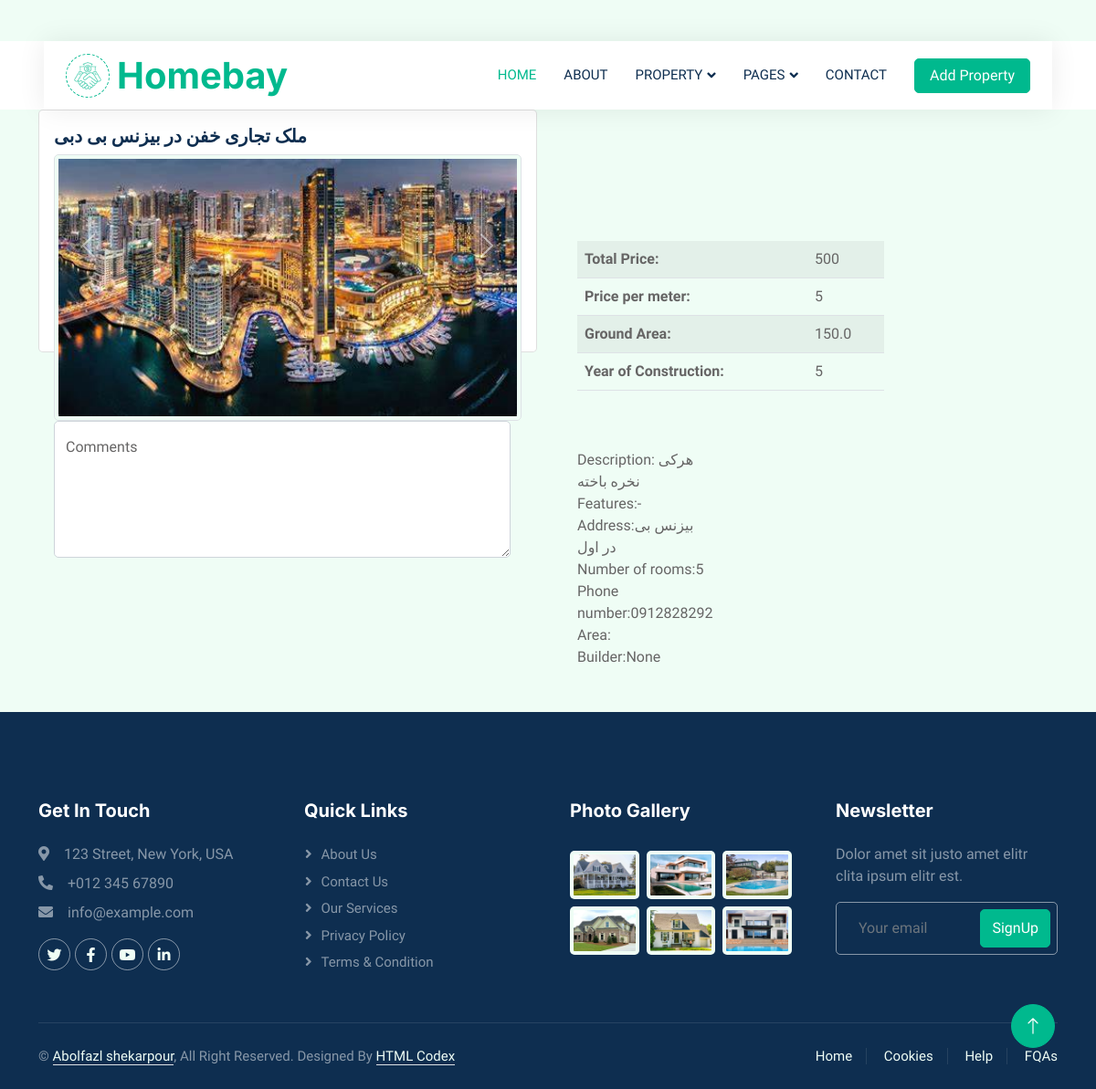
Page /detail/1/ on the committed database.
### RealState/models.py (models this page shows, shortened)
class Property(models.Model):
    title = models.CharField(max_length=200)
    description = models.TextField( max_length=2000)
    address = models.TextField(max_length=300)
    phone_number = models.CharField(max_length=10)
    Year_of_Construction= models.DecimalField(max_digits=4,decimal_places=0)
    Number_of_rooms= models.DecimalField(max_digits=2 ,decimal_places=0)
    Ground_Area=models.FloatField()
    Features=models.TextField(max_length=4000)
    Total_Price=models.DecimalField(max_digits=14,decimal_places=0)
    Price_per_meter=models.DecimalField(max_digits=14,decimal_places=0)
    area = models.ForeignKey(Area,on_delete=models.CASCADE)
    Builder = models.ForeignKey(Builder,on_delete=models.CASCADE,null=True, blank=True , related_name='builder')
    Bathroom = models.DecimalField(max_digits=2 ,decimal_places=0,default=0)
    class Meta:
        ordering = ['id']

class Property_Images(models.Model):
    picture = models.ImageField(null=True, blank=True , upload_to ='images')
    property = models.ForeignKey(Property,on_delete=models.CASCADE , related_name='pictures')

### RealState/views.py (the view)
# urls.py: path('detail/<int:pk>/', detail , name='detail'),
def detail(request,pk=None):
    property = get_object_or_404(Property , pk=pk)
    return render(request, 'detail.html',{'property': property})

### RealState/templates/detail.html (shortened to what this page needs)
{% extends 'base.html' %}
{% load humanize %}
{% block content %}
<section class="properties">
    <div class="container">
        <div class="row">
            <div class="col-md-6">
                <div class="card property-card">
                    <div class="card-body">
                        <h5 class="card-title">{{ property.title }}</h5>
                        <div id="propertyImageCarousel" class="carousel slide" data-bs-ride="carousel" style="width: 100%; height: 200px;">
                            <div class="carousel-inner">
                                {% for image in property.pictures.all %}
                                    <div class="carousel-item{% if forloop.first %} active{% endif %}">
                                        <img src="{{ image.picture.url }}" alt="Property Image" class="d-block w-100 img-thumbnail" />
                                    </div>
                                {% endfor %}
                            </div>
                            <button class="carousel-control-prev" type="button" data-bs-target="#propertyImageCarousel" data-bs-slide="prev">
                                <span class="carousel-control-prev-icon" aria-hidden="true"></span>
                            </button>
                            <button class="carousel-control-next" type="button" data-bs-target="#propertyImageCarousel" data-bs-slide="next">
                                <span class="carousel-control-next-icon" aria-hidden="true"></span>
                            </button>
                            <div class="col-md-4">
                           <div class="form-floating">
                              <textarea class="form-control"
                               placeholder="Leave a comment here"
                              id="floatingTextarea2"
                                style="width: 500px;
                                      height: 150px"></textarea>
                               <label for="floatingTextarea2">Comments</label>
                          </div>
                        </div>
                    </div>
                </div>
            </div>
        </div>
            <div class="col-md-4"><br /><br /><br /><br /><br /><br />
                <div style="text-align: left; margin-left: 20px;">
                    <table class="table table-striped" style="width: 100%;">
                        <tbody>
                            <tr>
                                <th>Total Price:</th>
                                <td>{{ property.Total_Price }}</td>
                            </tr>
                            <tr>
                                <th>Price per meter:</th>
                                <td>{{ property.Price_per_meter }}</td>
                            </tr>
                            <tr>
                                <th>Ground Area:</th>
                                <td>{{ property.Ground_Area }}</td>
                            </tr>
                            <tr>
                                <th>Year of Construction:</th>
                                <td>{{ property.Year_of_Construction }}</td>
                            </tr>
                        </tbody>
                    </table>
                    <div class="col-md-5"><br /><br />
                        Description: {{ property.description }}
                        <br />
                        Features:{{ property.Features }}
                        <br />
                        Address:{{ property.address }}
                        <br />
                        Number of rooms:{{ property.Number_of_rooms }}
                        <br />
                        Phone number:{{ property.phone_number }}
                        <br />
                        Area:{{ property.Area }}
                        <br />
                        Builder:{{ property.Builder }}
                    </div>
                </div>
            </div>
            </div>
        </div>
</section>
{% endblock %}

### RealState/static/css/style.css (style rules this page uses)
:root { --primary: #00B98E; --secondary: #FF6922; --light: #EFFDF5; --dark: #0E2E50; }

### rows in the picture
Property: title "ملک تجاری خفن در بیزنس بی دبی", Total_Price "500", Price_per_meter "5", Ground_Area "150.0", Year_of_Construction "5", description "هرکی نخره باخته", Features "-", address "بیزنس بی در اول", Number_of_rooms "5", phone_number "0912828292", Builder "None"
Property_Images: picture (picture)
